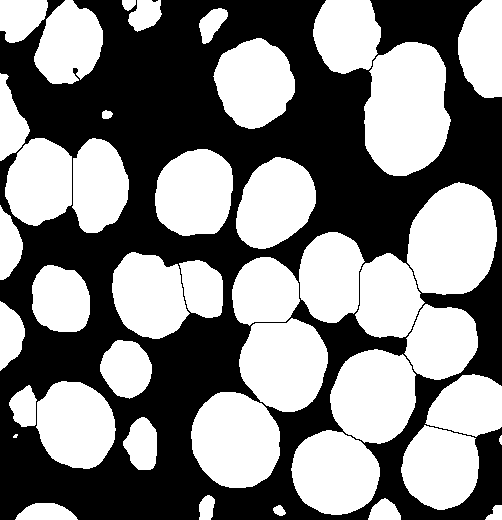
#> input picture 01_U-net/PyTorch/02_Digital_srini/data/seg_img.png, 502 x 520 px, found by its file name
$ python 01_img_process.py
#> lines starting #> are read from the running program, lines starting #| are printed output that depends on the picture; after the words box and inside, x2 and y2 are one past the last pixel; in counts of white or black regions, pixels touching at a corner belong together
# %% import libs
# https://youtu.be/lOZDTDOlqfk?si=4qumQIubzNk-0lSg - instance segmentation
import os
import numpy as np
from PIL import Image
from skimage import measure, color, io
import matplotlib.pyplot as plt
import cv2
import pandas as pd

# %% read image
img_data = cv2.imread(r'/Users/dhamodharan/My-Python/AI-Tutorials/U-Nets/01_U-net/PyTorch/02_Digital_srini/data/seg_img.png')
#> img_data is the input picture: shape (520, 502, 3); 51.1% white; 2 black regions (1 under 20 px), largest, box (x1, y1, x2, y2) and area: (0, 0, 502, 520) 127664
img_gray = img_data[:,:,0]
plt.imshow(img_gray, cmap='gray')
plt.show()
# %% image binarization
ret1, thresh = cv2.threshold(img_gray, 0, 255, cv2.THRESH_BINARY+cv2.THRESH_OTSU)
#> ret1 = 0
print(ret1)
#| 0.0
plt.imshow(thresh, cmap='gray')
plt.axis('off')
plt.show()
# %% Morphological operations to remove small noise - opening
#To remove holes we can use closing
kernel = np.ones((3,3),np.uint8)
opening = cv2.morphologyEx(thresh, cv2.MORPH_OPEN, kernel, iterations = 1)
#> opening: shape (520, 502); 51.1% white; 2 black regions (1 under 20 px), largest, box (x1, y1, x2, y2) and area: (0, 0, 502, 520) 127742
plt.imshow(opening, cmap='gray')
plt.axis('off')
plt.show()
# %% Dilation for background
sure_bg = cv2.dilate(opening,kernel,iterations=10)
#> sure_bg: shape (520, 502); 79.3% white; 20 black regions (5 under 20 px), largest, box (x1, y1, x2, y2) and area: (0, 0, 428, 376) 32365, (0, 327, 234, 520) 12796, (436, 89, 502, 192) 3306
plt.imshow(sure_bg, cmap='gray')
plt.axis('off')
plt.show()
# %% distance transform to find the midpoint
dist_transform = cv2.distanceTransform(opening,cv2.DIST_L2,5)
plt.imshow(dist_transform, cmap='gray')
plt.axis('off')
plt.show()
# %% to detect foreground
ret2, sure_fg = cv2.threshold(dist_transform, 0.2*dist_transform.max(),255,0)
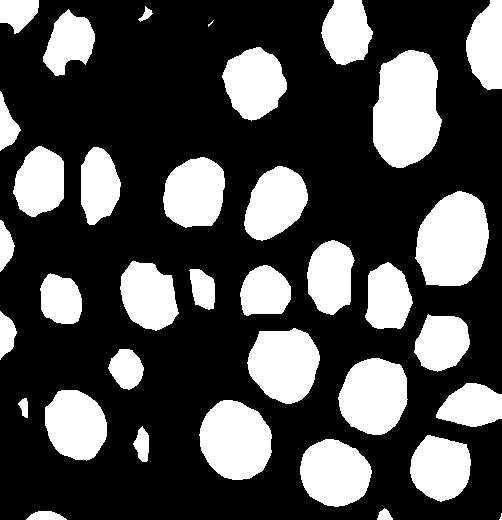
#> sure_fg: shape (520, 502) float32; 30.2% white; 36 white regions (2 under 20 px), largest, box (x1, y1, x2, y2) and area: (373, 50, 442, 168) 6362, (415, 191, 489, 286) 5417, (199, 400, 272, 480) 4477
#> ret2 = 8.79
plt.imshow(sure_fg, cmap='gray')
plt.axis('off')
plt.show()
# %% To find unknowns
sure_fg = np.uint8(sure_fg)
unknown = cv2.subtract(sure_bg, sure_fg)
#> unknown: shape (520, 502); 49% white; 5 white regions, box (x1, y1, x2, y2) and area: (0, 0, 502, 520) 110516, (189, 0, 305, 139) 7941, (0, 0, 113, 94) 5852, (112, 0, 171, 41) 2042, (6, 493, 87, 520) 1673
plt.imshow(unknown, cmap='gray')
plt.axis('off')
plt.show()
# %% Label numbers
ret3, markers = cv2.connectedComponents(sure_fg)
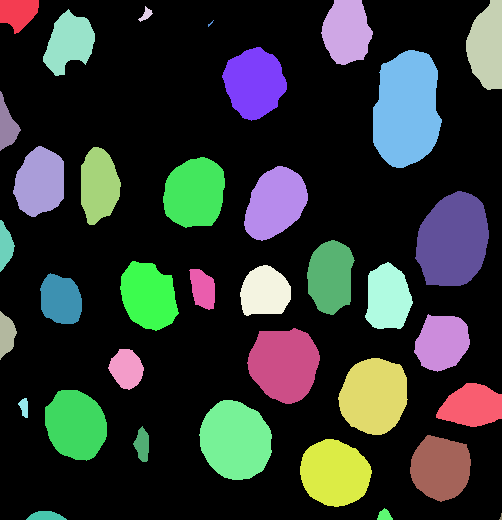
#> markers: shape (520, 502) int32; 37 distinct labels, from 0 to 36; one colour per label, 0 black
#> ret3 = 37
plt.imshow(markers, cmap='gray')
plt.axis('off')
plt.show()
# %%
markers = markers+10
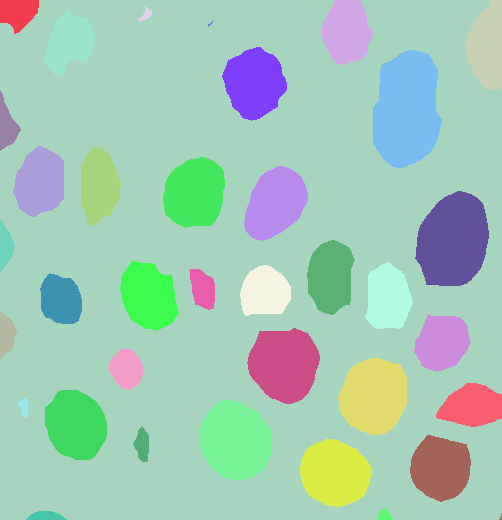
#> markers: shape (520, 502) int32; 37 distinct labels, from 10 to 46; one colour per label, 0 black
plt.imshow(markers, cmap='gray')
plt.axis('off')
plt.show()
# %% Place the unknowns in marker
markers[unknown==255] = 0
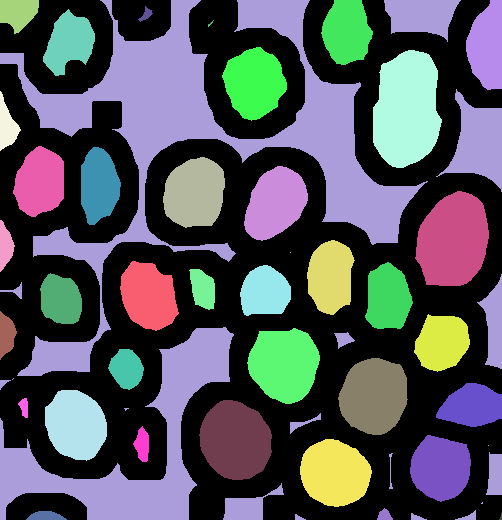
#> markers: shape (520, 502) int32; 38 distinct labels, from 0 to 46; one colour per label, 0 black
plt.imshow(markers, cmap='gray')
plt.axis('off')
plt.show()
# %% Detect boundries
markers = cv2.watershed(img_data, markers)
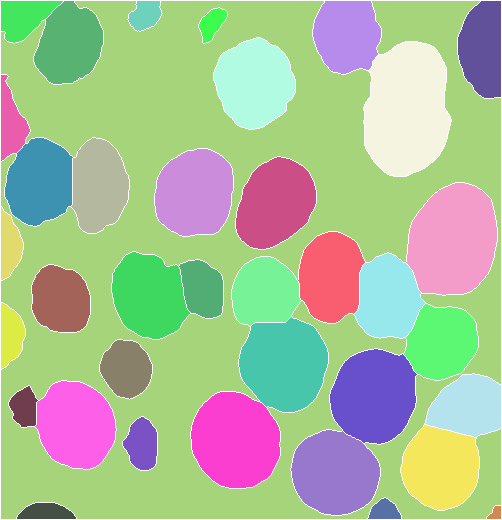
#> markers: shape (520, 502) int32; 38 distinct labels, from -1 to 46; one colour per label, 0 black, -1 white
plt.imshow(markers, cmap='gray')
plt.axis('off')
plt.show()
# %% Color the labels
img_data[markers == -1] = [0,200,0]
#> img_data: shape (520, 502, 3); 3.1% of pixels changed, all inside (x1, y1, x2, y2) = (0, 0, 502, 520)
img2 = color.label2rgb(markers, bg_label=10, bg_color=(0, 0, 0))
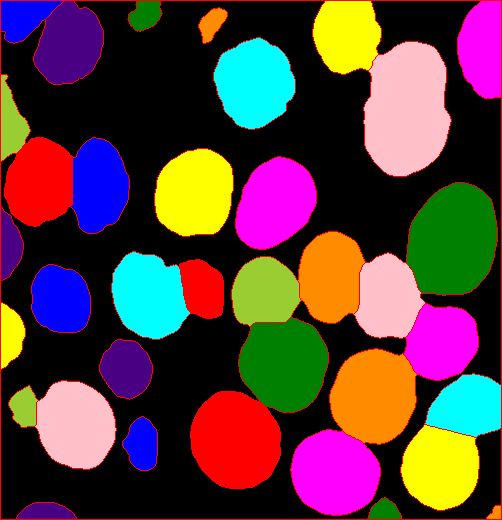
#> img2: shape (520, 502, 3) float64; mean R, G, B 0.354, 0.24, 0.243

plt.imshow(img2)
plt.axis('off')
plt.show()
# %%
plt.imshow(img_data)
plt.axis('off')
plt.show()
# %%

props = measure.regionprops_table(markers, img_gray,
                            properties=['label', 'area', 'mean_intensity',
                            'solidity', 'equivalent_diameter'])
#> props = 5 items

df = pd.DataFrame(props)
#> df = table of 37 rows and 5 columns
df.head()

# https://youtu.be/LM9yisNYfyw?si=yfS69X_scKEQBvDb patch images

# %% image patchify
from patchify import patchify, unpatchify
import cv2
import matplotlib.pyplot as plt
# %%
img_data = cv2.imread(r'/Users/dhamodharan/My-Python/AI-Tutorials/U-Nets/01_U-net/PyTorch/02_Digital_srini/data/seg_img.png')
print(img_data.shape)
#| (520, 502, 3)
img_resized = cv2.resize(img_data, (512, 512))
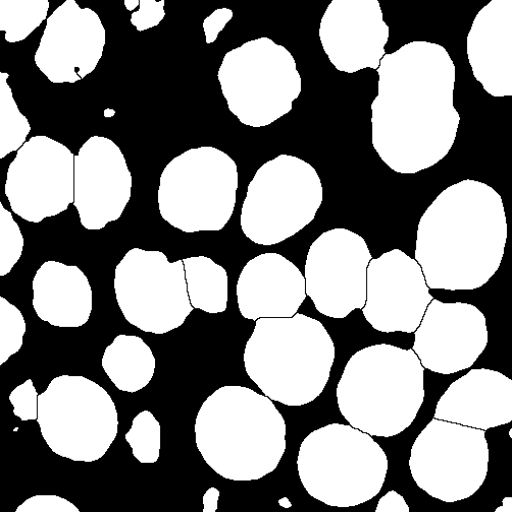
#> img_resized: shape (512, 512, 3); min 0, max 255, mean 130.3
print(img_resized.shape)
#| (512, 512, 3)
# %%
#> (the run stopped early here; a loop or call above may not have finished)

$ run again, with 01_U-net/PyTorch/02_Digital_srini/data/30450.png copied over 01_U-net/PyTorch/02_Digital_srini/data/seg_img.png
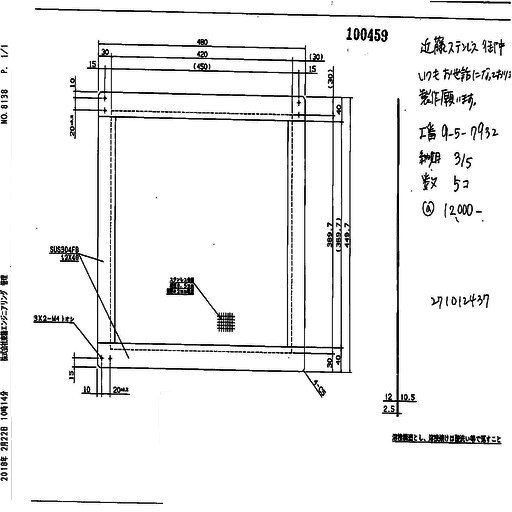
#> input picture 01_U-net/PyTorch/02_Digital_srini/data/30450.png, 512 x 512 px, found by its file name
#> img_data is the input picture: shape (512, 512, 3); min 0, max 255, mean 239.9
#> thresh: shape (512, 512); 93.5% white; black in thin lines or dots
#> ret1 = 151
#| 151.0
#> opening: shape (512, 512); 92.2% white; 52 black regions (15 under 20 px), largest, box (x1, y1, x2, y2) and area: (33, 39, 353, 398) 10980, (382, 98, 417, 417) 1074, (392, 433, 502, 444) 878
#> sure_bg: shape (512, 512); every value is 255
#> ret2 = 24.32
#> unknown: shape (512, 512); 73.4% white; 11 black regions (1 under 20 px), largest, box (x1, y1, x2, y2) and area: (26, 347, 512, 512) 38050, (140, 142, 263, 321) 12607, (0, 32, 75, 244) 7423
#> `ret3, markers = cv2.connectedComponents(sure_fg)`:
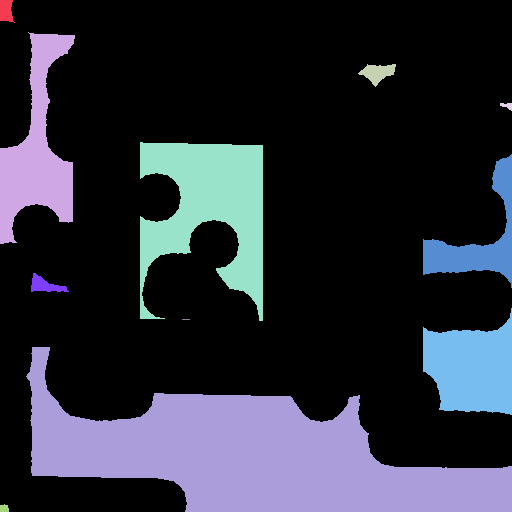
#> markers: shape (512, 512) int32; 12 distinct labels, from 0 to 11; one colour per label, 0 black
#> ret3 = 12
#> img_data: shape (512, 512, 3); 2.15% of pixels changed, all inside (x1, y1, x2, y2) = (0, 0, 512, 512)
#> `img2 = color.label2rgb(markers, bg_label=10, bg_color=(0, 0, 0))`:
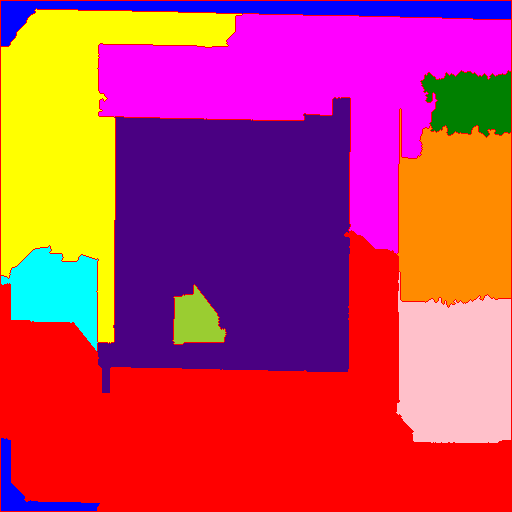
#> img2: shape (512, 512, 3) float64; mean R, G, B 0.769, 0.24, 0.371
#> props = 5 items
#> df = table of 11 rows and 5 columns
#| (512, 512, 3)
#| (512, 512, 3)
